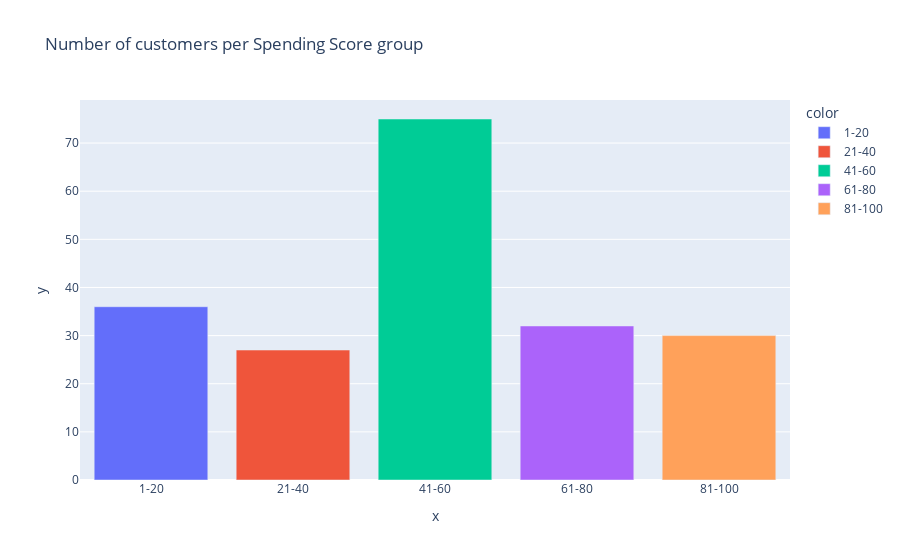

This figure's notebook cell:
### Code cell
ss_1_20 = df['Spending Score (1-100)'][(df['Spending Score (1-100)'] >= 1) &
                                       (df['Spending Score (1-100)'] <= 20)]

ss_21_40 = df['Spending Score (1-100)'][(df['Spending Score (1-100)'] >= 21) &
                                       (df['Spending Score (1-100)'] <= 40)]

ss_41_60 = df['Spending Score (1-100)'][(df['Spending Score (1-100)'] >= 41) &
                                       (df['Spending Score (1-100)'] <= 60)]

ss_61_80 = df['Spending Score (1-100)'][(df['Spending Score (1-100)'] >= 61) &
                                       (df['Spending Score (1-100)'] <= 80)]

ss_81_100 = df['Spending Score (1-100)'][(df['Spending Score (1-100)'] >= 81) &
                                       (df['Spending Score (1-100)'] <= 100)]

x_ss = ['1-20', '21-40', '41-60', '61-80', '81-100']
y_ss = [len(ss_1_20.values), len(ss_21_40.values), len(ss_41_60.values), len(ss_61_80.values),
        len(ss_81_100.values)]

px.bar(data_frame = df, x = x_ss, y = y_ss, color = x_ss,
       title = 'Number of customers per Spending Score group')

### Figure 1 — Plotly figure (JSON) as saved in the notebook; plotly's stock layout.template omitted (floating-point values rounded to 4 significant figures)
{"data": [{"alignmentgroup": "True", "hovertemplate": "color=1-20<br>x=%{x}<br>y=%{y}<extra></extra>", "legendgroup": "1-20", "marker": {"color": "#636efa", "pattern": {"shape": ""}}, "name": "1-20", "offsetgroup": "1-20", "orientation": "v", "showlegend": true, "textposition": "auto", "type": "bar", "x": ["1-20"], "xaxis": "x", "y": [36], "yaxis": "y"}, {"alignmentgroup": "True", "hovertemplate": "color=21-40<br>x=%{x}<br>y=%{y}<extra></extra>", "legendgroup": "21-40", "marker": {"color": "#EF553B", "pattern": {"shape": ""}}, "name": "21-40", "offsetgroup": "21-40", "orientation": "v", "showlegend": true, "textposition": "auto", "type": "bar", "x": ["21-40"], "xaxis": "x", "y": [27], "yaxis": "y"}, {"alignmentgroup": "True", "hovertemplate": "color=41-60<br>x=%{x}<br>y=%{y}<extra></extra>", "legendgroup": "41-60", "marker": {"color": "#00cc96", "pattern": {"shape": ""}}, "name": "41-60", "offsetgroup": "41-60", "orientation": "v", "showlegend": true, "textposition": "auto", "type": "bar", "x": ["41-60"], "xaxis": "x", "y": [75], "yaxis": "y"}, {"alignmentgroup": "True", "hovertemplate": "color=61-80<br>x=%{x}<br>y=%{y}<extra></extra>", "legendgroup": "61-80", "marker": {"color": "#ab63fa", "pattern": {"shape": ""}}, "name": "61-80", "offsetgroup": "61-80", "orientation": "v", "showlegend": true, "textposition": "auto", "type": "bar", "x": ["61-80"], "xaxis": "x", "y": [32], "yaxis": "y"}, {"alignmentgroup": "True", "hovertemplate": "color=81-100<br>x=%{x}<br>y=%{y}<extra></extra>", "legendgroup": "81-100", "marker": {"color": "#FFA15A", "pattern": {"shape": ""}}, "name": "81-100", "offsetgroup": "81-100", "orientation": "v", "showlegend": true, "textposition": "auto", "type": "bar", "x": ["81-100"], "xaxis": "x", "y": [30], "yaxis": "y"}], "layout": {"barmode": "relative", "legend": {"title": {"text": "color"}, "tracegroupgap": 0}, "title": {"text": "Number of customers per Spending Score group"}, "xaxis": {"anchor": "y", "domain": [0, 1], "title": {"text": "x"}}, "yaxis": {"anchor": "x", "domain": [0, 1], "title": {"text": "y"}}}}
